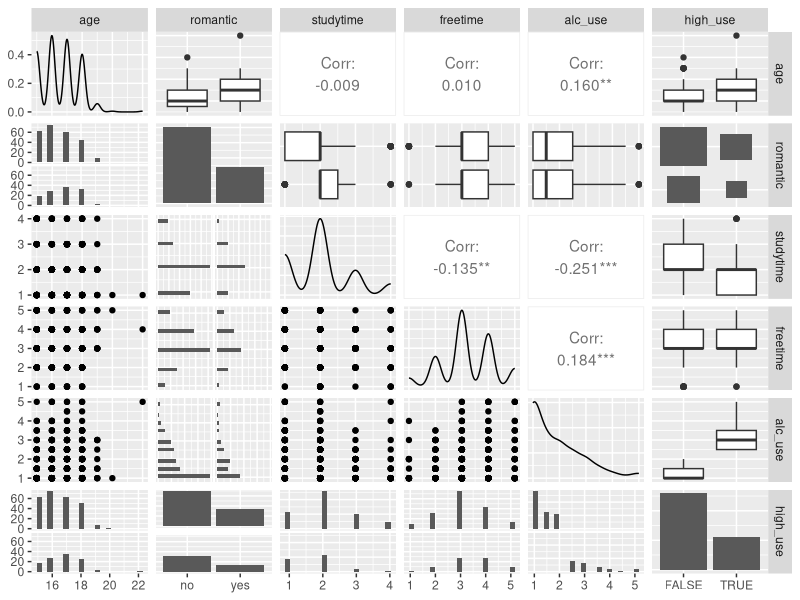
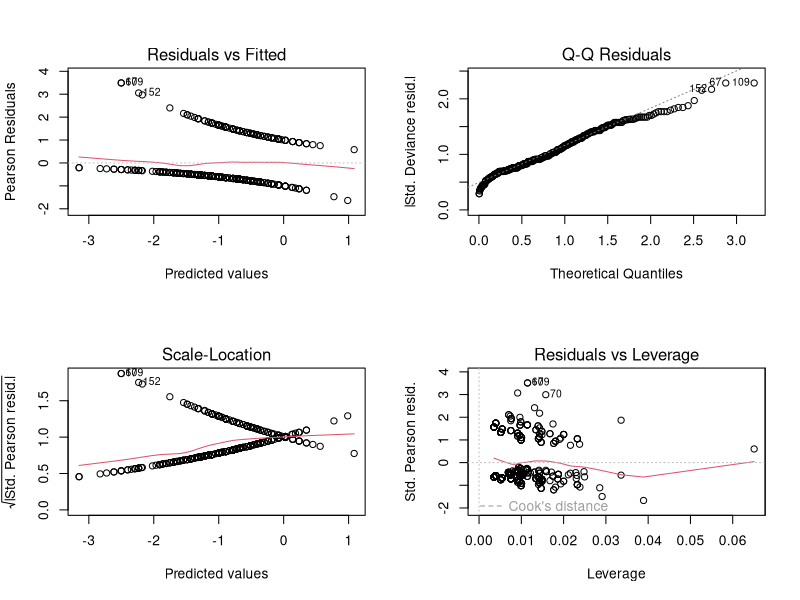

Reproduce these figures in R, in order.
## ---- chunk 1
knitr::opts_chunk$set(echo = TRUE)
## ---- chunk 2
library(tidyverse)

# Read data table to R - environment
wrangled_student_mat_por <- as.data.frame(read_csv("Data/wrangled_student_mat_por.csv"))
colnames(wrangled_student_mat_por)
## ---- chunk 3
library(ggplot2)
library(GGally)

# Summary table
int_variables<-c("age","romantic","studytime","freetime","alc_use","high_use")
summary(wrangled_student_mat_por[int_variables])

# Unique values for romantic column
unique(wrangled_student_mat_por$romantic)

# Group by romantic before summarise
wrangled_student_mat_por %>% group_by(romantic) %>% summarise(count = n())

# Scatterplot
p <- ggpairs(wrangled_student_mat_por[int_variables], mapping = aes(), lower =list(combo = wrap("facethist", bins = 20))) 
p
## ---- chunk 4
m <- glm(high_use ~ freetime + studytime + age + factor(romantic), data = wrangled_student_mat_por, family = "binomial")

# Summary
summary(m)

# compute odds ratios (OR)
OR <- coef(m) %>% exp

# compute confidence intervals (CI)
CI <- confint(m) %>% exp

# print out the odds ratios with their confidence intervals
cbind(OR, CI)

## ---- chunk 5
# Let's select only freetime, studytime and age for next model
m <- glm(high_use ~ freetime + studytime + age, data = wrangled_student_mat_por, family = "binomial")

# Summary
summary(m)

# Prediction plots
par(mfrow=c(2,2))
plot(m)

# Probability
wrangled_student_mat_por <- mutate(wrangled_student_mat_por, probability = predict(m, type = "response"))
# Prediction
wrangled_student_mat_por <- mutate(wrangled_student_mat_por, prediction = probability > 0.5)

# define a loss function (mean prediction error)
loss_func <- function(class, prob) {
  n_wrong <- abs(class - prob) > 0.5
  mean(n_wrong)
}

# call loss_func to compute the average number of wrong predictions in the (training) data
loss_func(class = wrangled_student_mat_por$high_use, prob = 0)

## ---- chunk 6
library(caret)

#specify the cross-validation method
ctrl <- trainControl(method = "cv", number = 10)

#fit a regression model and use k-fold CV to evaluate performance
model <- train(factor(high_use) ~ freetime + studytime + age, data = wrangled_student_mat_por, family = "binomial", method = "glm", trControl = ctrl)
model
summary(model)

#view final model
model$finalModel

## ---- chunk 7

# Define training control
set.seed(123)
train.control <- trainControl(method = "repeatedcv", 
                              number = 10, repeats = 3)
# Train the model
model <- train(Fertility ~., data = swiss, method = "lm",
               trControl = train.control)
# Summarize the results
print(model)
